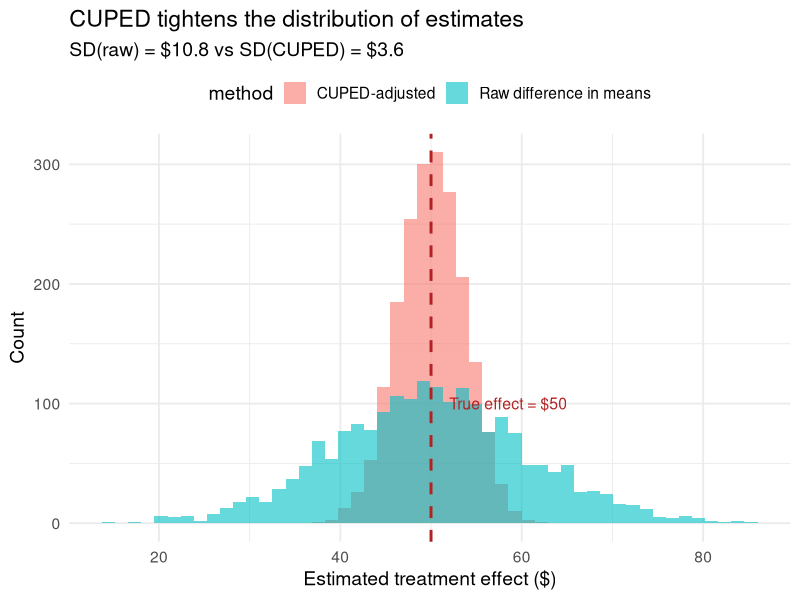
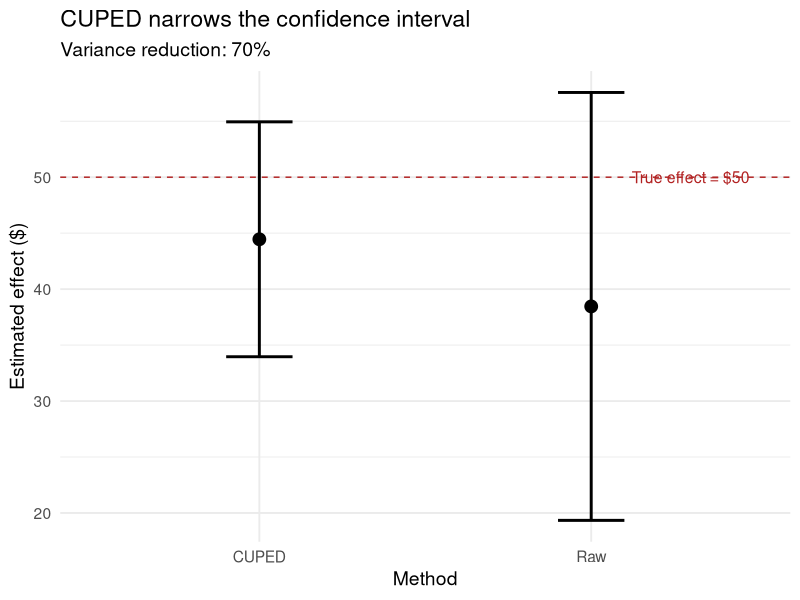

Reproduce these figures in R, in order.
## ---- chunk 1
knitr::opts_chunk$set(
  echo = TRUE, fig.align = "center",
  fig.width = 10, fig.height = 4.2, dpi = 150,
  message = FALSE, warning = FALSE
)
library(tidyverse)
theme_set(theme_minimal(base_size = 14))
set.seed(42)
## ---- chunk 2
n <- 2000
drivers <- tibble(
  id = 1:n,
  pre_earnings = rlnorm(n, meanlog = 6.2, sdlog = 0.4),  # ~$500/wk baseline
  notification = rep(c(0, 1), each = n / 2),
  # True effect: +$50/wk. Noise correlated with pre_earnings.
  post_earnings = pre_earnings + 50 * notification +
                  rnorm(n, sd = 80)
)
## ---- chunk 3
mean(drivers$post_earnings[drivers$notification == 1]) -
  mean(drivers$post_earnings[drivers$notification == 0])
## ---- chunk 4
fit_simple <- lm(post_earnings ~ notification, data = drivers)
summary(fit_simple)$coefficients |> round(3)
## ---- chunk 5
fit_covar <- lm(post_earnings ~ notification + pre_earnings, data = drivers)
summary(fit_covar)$coefficients |> round(3)
## ---- chunk 6
cat("SE(notification):",
    round(summary(fit_simple)$coefficients[2, 2], 2))
## ---- chunk 7
cat("SE(notification):",
    round(summary(fit_covar)$coefficients[2, 2], 2))
## ---- chunk 8
drivers <- drivers |>
  mutate(pre_earnings_dm = pre_earnings - mean(pre_earnings))
fit_lin <- lm(post_earnings ~ notification * pre_earnings_dm, data = drivers)
summary(fit_lin)$coefficients |> round(3)
## ---- chunk 9
theta <- cov(drivers$post_earnings, drivers$pre_earnings) /
         var(drivers$pre_earnings)
drivers <- drivers |>
  mutate(y_cuped = post_earnings -
                   theta * (pre_earnings - mean(pre_earnings)))

# Compare variance
cat("Var(post_earnings):", round(var(drivers$post_earnings), 0), "\n")
cat("Var(y_cuped):      ", round(var(drivers$y_cuped), 0), "\n")
cat("Variance reduction:",
    round(1 - var(drivers$y_cuped)/var(drivers$post_earnings), 3))
## ---- chunk 10
# CUPED estimate
cuped_est <- mean(drivers$y_cuped[drivers$notification == 1]) -
             mean(drivers$y_cuped[drivers$notification == 0])

# Regression with covariate
reg_est <- coef(fit_covar)["notification"]

cat("CUPED estimate:     ", round(cuped_est, 2), "\n")
cat("Regression estimate:", round(reg_est, 2), "\n")
## ---- chunk 11
sim_cuped <- function(i, use_cuped = FALSE) {
  pre <- rlnorm(2000, meanlog = 6.2, sdlog = 0.4)
  treat <- rep(c(0, 1), each = 1000)
  post <- pre + 50 * treat + rnorm(2000, sd = 80)
  if (use_cuped) {
    th <- cov(post, pre) / var(pre)
    post <- post - th * (pre - mean(pre))
  }
  mean(post[treat == 1]) - mean(post[treat == 0])
}

raw_ests <- map_dbl(1:2000, ~ sim_cuped(.x, FALSE))
cuped_ests <- map_dbl(1:2000, ~ sim_cuped(.x, TRUE))

bind_rows(
  tibble(estimate = raw_ests, method = "Raw difference in means"),
  tibble(estimate = cuped_ests, method = "CUPED-adjusted")
) |>
  ggplot(aes(estimate, fill = method)) +
  geom_histogram(bins = 50, alpha = 0.6, position = "identity") +
  geom_vline(xintercept = 50, linetype = "dashed",
             color = "firebrick", linewidth = 1) +
  annotate("text", x = 52, y = 100, label = "True effect = $50",
           color = "firebrick", hjust = 0, size = 4) +
  labs(title = "CUPED tightens the distribution of estimates",
       subtitle = paste0("SD(raw) = $", round(sd(raw_ests), 1),
                        " vs SD(CUPED) = $", round(sd(cuped_ests), 1)),
       x = "Estimated treatment effect ($)", y = "Count") +
  theme(legend.position = "top")
## ---- chunk 12
# Stratify by pre_earnings tercile
drivers_strat <- drivers |>
  mutate(stratum = ntile(pre_earnings, 3),
         notif_strat = ave(1:n(), stratum, FUN = function(x)
           sample(rep(c(0, 1), length.out = length(x)))))

# Post-stratification: add stratum fixed effects
fit_strat <- lm(post_earnings ~ notif_strat + factor(stratum),
                data = drivers_strat)
summary(fit_strat)$coefficients[1:2, ] |> round(3)
## ---- chunk 13
# HC2 standard errors (recommended for experiments)
# Using the sandwich formula manually:
X <- model.matrix(fit_covar)
e <- residuals(fit_covar)
hat_vals <- hatvalues(fit_covar)
meat <- t(X) %*% diag(e^2 / (1 - hat_vals)) %*% X
bread <- solve(t(X) %*% X)
vcov_hc2 <- bread %*% meat %*% bread
se_hc2 <- sqrt(diag(vcov_hc2))

cat("OLS SE: ", round(summary(fit_covar)$coefficients[2, 2], 3), "\n")
cat("HC2 SE: ", round(se_hc2[2], 3), "\n")
## ---- chunk 14
n <- 2000
experiment <- tibble(
  id = 1:n,
  assigned = rep(c(0, 1), each = n / 2),
  # 70% compliance: only 70% of those assigned actually receive notifications
  receives_notif = if_else(assigned == 1, rbinom(n, 1, prob = 0.70), 0L),
  # Effect only for compliers: +$60/wk
  post_earnings = rlnorm(n, meanlog = 6.2, sdlog = 0.4) +
                  60 * receives_notif +
                  rnorm(n, sd = 60)
)
## ---- chunk 15
itt <- mean(experiment$post_earnings[experiment$assigned == 1]) -
       mean(experiment$post_earnings[experiment$assigned == 0])
cat("ITT: $", round(itt, 1))
## ---- chunk 16
compliance_rate <- mean(experiment$receives_notif[experiment$assigned == 1])
late <- itt / compliance_rate
cat("LATE: $", round(late, 1), "\n")
cat("Compliance:", round(compliance_rate, 2))
## ---- chunk 17
# IV regression (2SLS) gives LATE
fit_iv_first <- lm(receives_notif ~ assigned, data = experiment)
experiment$rec_hat <- fitted(fit_iv_first)
fit_iv_second <- lm(post_earnings ~ rec_hat, data = experiment)

tibble(
  Estimand = c("ITT (OLS on assignment)", "LATE (IV / Wald)",
               "Naive (OLS on actual receipt)"),
  Estimate = c(coef(lm(post_earnings ~ assigned, data = experiment))[2],
               coef(fit_iv_second)[2],
               coef(lm(post_earnings ~ receives_notif,
                       data = experiment))[2]),
  Issue = c("Diluted by non-compliance", "Accounts for non-compliance",
            "BIASED: receipt is endogenous")
) |> knitr::kable(digits = 1)
## ---- chunk 18
n <- 3000
set.seed(123)
ride_data <- tibble(
  driver_id = 1:n,
  city = sample(c("SF", "LA", "NYC", "CHI"), n, replace = TRUE),
  pre_earnings = rlnorm(n, meanlog = 6.2, sdlog = 0.4),
  notification = rep(c(0, 1), each = n / 2),
  # True effect: $50 boost from notification
  post_earnings = pre_earnings * exp(rnorm(n, sd = 0.2)) +
                  50 * notification + rnorm(n, sd = 90)
)

# Raw
raw_effect <- mean(ride_data$post_earnings[ride_data$notification == 1]) -
              mean(ride_data$post_earnings[ride_data$notification == 0])
raw_se <- sqrt(var(ride_data$post_earnings[ride_data$notification == 1]) / (n/2) +
               var(ride_data$post_earnings[ride_data$notification == 0]) / (n/2))

# CUPED
theta_ride <- cov(ride_data$post_earnings, ride_data$pre_earnings) /
              var(ride_data$pre_earnings)
ride_data$y_cuped <- ride_data$post_earnings -
                     theta_ride * (ride_data$pre_earnings -
                                    mean(ride_data$pre_earnings))
cuped_effect <- mean(ride_data$y_cuped[ride_data$notification == 1]) -
                mean(ride_data$y_cuped[ride_data$notification == 0])
cuped_se <- sqrt(var(ride_data$y_cuped[ride_data$notification == 1]) / (n/2) +
                 var(ride_data$y_cuped[ride_data$notification == 0]) / (n/2))

tibble(
  Method = c("Raw", "CUPED"),
  Estimate = c(raw_effect, cuped_effect),
  SE = c(raw_se, cuped_se),
  CI_lower = Estimate - 1.96 * SE,
  CI_upper = Estimate + 1.96 * SE
) |>
  ggplot(aes(Method, Estimate)) +
  geom_point(size = 4) +
  geom_errorbar(aes(ymin = CI_lower, ymax = CI_upper),
                width = 0.2, linewidth = 1) +
  geom_hline(yintercept = 50, linetype = "dashed", color = "firebrick") +
  annotate("text", x = 2.3, y = 50, label = "True effect = $50",
           color = "firebrick", size = 4) +
  labs(title = "CUPED narrows the confidence interval",
       subtitle = paste0("Variance reduction: ",
                        round((1 - cuped_se^2/raw_se^2) * 100), "%"),
       y = "Estimated effect ($)")
## ---- chunk 19
n_studies <- 200
studies <- tibble(
  study_id = 1:n_studies,
  has_pap = rbinom(n_studies, 1, 0.4),
  arm = sample(rep(c("T0", "T1", "T2", "T3"), each = n_studies / 4)),
  # Pre-period: ~42% of hypotheses reported on average
  y_pre = rbeta(n_studies, shape1 = 3, shape2 = 4),
  # Post-period: T0 no change, T1-T3 increase reporting
  effect = case_when(
    arm == "T0" ~ 0,
    arm == "T1" ~ 0.03,
    arm == "T2" ~ 0.06,
    arm == "T3" ~ 0.10
  ),
  y_post = pmin(1, y_pre + effect + rnorm(n_studies, sd = 0.08))
)
## ---- chunk 20
# Reshape to panel
panel <- studies |>
  pivot_longer(cols = c(y_pre, y_post), names_to = "period",
               values_to = "y_report", names_prefix = "y_") |>
  mutate(post = if_else(period == "post", 1, 0))

# DiD regression with study fixed effects
fit_did <- lm(y_report ~ factor(study_id) + post:factor(arm), data = panel)

# Extract treatment effects (post x arm interactions)
did_coefs <- coef(fit_did)
treat_effects <- did_coefs[grep("post:factor\\(arm\\)", names(did_coefs))]
names(treat_effects) <- c("T1 vs T0", "T2 vs T0", "T3 vs T0")
round(treat_effects, 3)
